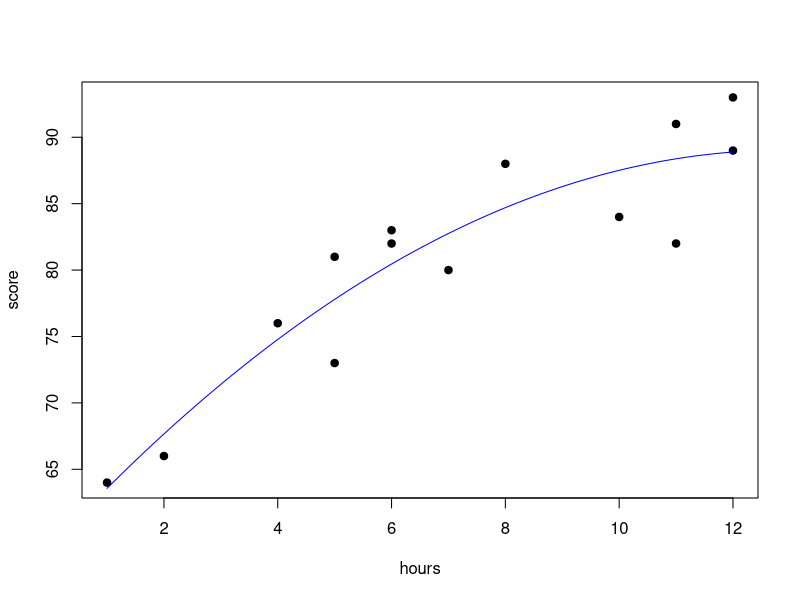

Generate this figure with R:
df=data.frame(hours=c(1,2,4,5,5,6,6,7,8,10,11,11,12,12),score=c(64,66,76,73,81,83,
                                                                82,80,88,84,82,91,93,89))
head(df)
fit=lm(score~hours+I(hours^2),data=df)
x_axis=seq(min(df$hours),max(df$hours),length.out=100)
print(summary(fit))
plot(df$hours,df$score,pch=19,xlab='hours',ylab='score')
lines(x_axis,predict(fit,data.frame(hours=x_axis)),col='blue')